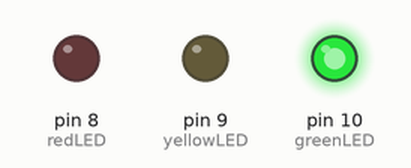
Bench run of a sketch on a simulated Arduino Uno, built with avr-gcc and run on an emulated ATmega328P. Parts: output pins drawn as LEDs (lit = HIGH).

Above: at 2.5 s.
At 6.0 s:
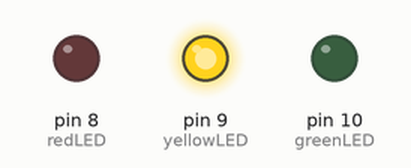
At 9.5 s:
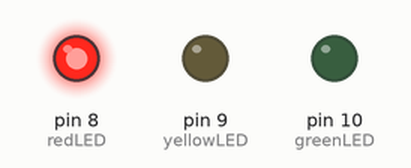
Timing chart, 0 to 15.6 s (numbered marks = the images above):
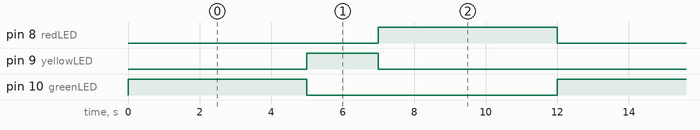

Measured:
- by itself, pin 8 (redLED), pin 10 (greenLED): alternates HIGH for 5.0 s and LOW for 7.0 s
- by itself, pin 9 (yellowLED): alternates HIGH for 2.0 s and LOW for 10.0 s
- by itself, everything shown: repeats every 12.0 s, in 3 steps

The sketch:

LED.ino
```cpp
// Traffic Light Pins
const int redLED = 8;
const int yellowLED = 9;
const int greenLED = 10;

void setup() {
  pinMode(redLED, OUTPUT);
  pinMode(yellowLED, OUTPUT);
  pinMode(greenLED, OUTPUT);
}

void loop() {
  // GREEN ON (Go)
  digitalWrite(greenLED, HIGH);
  digitalWrite(yellowLED, LOW);
  digitalWrite(redLED, LOW);
  delay(5000); // 5 seconds

  // YELLOW ON (Slow down)
  digitalWrite(greenLED, LOW);
  digitalWrite(yellowLED, HIGH);
  digitalWrite(redLED, LOW);
  delay(2000); // 2 seconds

  // RED ON (Stop)
  digitalWrite(greenLED, LOW);
  digitalWrite(yellowLED, LOW);
  digitalWrite(redLED, HIGH);
  delay(5000); // 5 seconds
}
```
